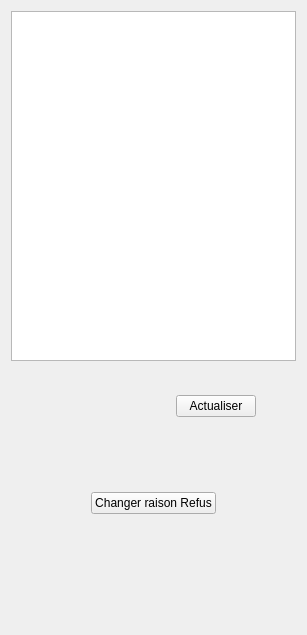
          <widget class="QWidget" name="tab_4">
           <attribute name="title">
            <string>Invalidation</string>
           </attribute>
           <layout class="QVBoxLayout" name="verticalLayout_14">
            <item>
             <widget class="QTableWidget" name="tableWidgetProducteur_listeInvalidation">
              <property name="minimumSize">
               <size>
                <width>0</width>
                <height>350</height>
               </size>
              </property>
              <property name="autoScroll">
               <bool>true</bool>
              </property>
              <property name="editTriggers">
               <set>QAbstractItemView::NoEditTriggers</set>
              </property>
              <property name="selectionMode">
               <enum>QAbstractItemView::SingleSelection</enum>
              </property>
              <property name="selectionBehavior">
               <enum>QAbstractItemView::SelectRows</enum>
              </property>
              <attribute name="horizontalHeaderVisible">
               <bool>true</bool>
              </attribute>
              <attribute name="verticalHeaderVisible">
               <bool>false</bool>
              </attribute>
             </widget>
            </item>
            <item>
             <layout class="QHBoxLayout" name="horizontalLayout_20">
              <item>
               <spacer name="verticalSpacer_18">
                <property name="orientation">
                 <enum>Qt::Vertical</enum>
                </property>
                <property name="sizeHint" stdset="0">
                 <size>
                  <width>20</width>
                  <height>79</height>
                 </size>
                </property>
               </spacer>
              </item>
              <item>
               <spacer name="horizontalSpacer_33">
                <property name="orientation">
                 <enum>Qt::Horizontal</enum>
                </property>
                <property name="sizeHint" stdset="0">
                 <size>
                  <width>40</width>
                  <height>20</height>
                 </size>
                </property>
               </spacer>
              </item>
              <item>
               <layout class="QHBoxLayout" name="horizontalLayout_21">
                <item>
                 <spacer name="horizontalSpacer_34">
                  <property name="orientation">
                   <enum>Qt::Horizontal</enum>
                  </property>
                  <property name="sizeHint" stdset="0">
                   <size>
                    <width>40</width>
                    <height>20</height>
                   </size>
                  </property>
                 </spacer>
                </item>
                <item>
                 <widget class="QPushButton" name="pushButton_listeInvalidation_actualiser">
                  <property name="text">
                   <string>Actualiser</string>
                  </property>
                  <property name="icon">
                   <iconset resource="ressources.qrc">
                    <normaloff>:/Images/Images/actualiser.png</normaloff>:/Images/Images/actualiser.png</iconset>
                  </property>
                  <property name="iconSize">
                   <size>
                    <width>22</width>
                    <height>22</height>
                   </size>
                  </property>
                 </widget>
                </item>
                <item>
                 <spacer name="horizontalSpacer_35">
                  <property name="orientation">
                   <enum>Qt::Horizontal</enum>
                  </property>
                  <property name="sizeHint" stdset="0">
                   <size>
                    <width>40</width>
                    <height>20</height>
                   </size>
                  </property>
                 </spacer>
                </item>
               </layout>
              </item>
             </layout>
            </item>
            <item>
             <layout class="QHBoxLayout" name="horizontalLayout_22">
              <item>
               <spacer name="horizontalSpacer_36">
                <property name="orientation">
                 <enum>Qt::Horizontal</enum>
                </property>
                <property name="sizeHint" stdset="0">
                 <size>
                  <width>40</width>
                  <height>20</height>
                 </size>
                </property>
               </spacer>
              </item>
              <item>
               <layout class="QVBoxLayout" name="verticalLayout_13">
                <item>
                 <spacer name="verticalSpacer_19">
                  <property name="orientation">
                   <enum>Qt::Vertical</enum>
                  </property>
                  <property name="sizeHint" stdset="0">
                   <size>
                    <width>20</width>
                    <height>40</height>
                   </size>
                  </property>
                 </spacer>
                </item>
                <item>
                 <layout class="QHBoxLayout" name="horizontalLayout_24">
                  <item>
                   <spacer name="horizontalSpacer_26">
                    <property name="orientation">
                     <enum>Qt::Horizontal</enum>
                    </property>
                    <property name="sizeHint" stdset="0">
                     <size>
                      <width>40</width>
                      <height>20</height>
                     </size>
                    </property>
                   </spacer>
                  </item>
                  <item>
                   <widget class="QPushButton" name="pushButtonInvalidation_changeRaison">
                    <property name="text">
                     <string>Changer raison Refus</string>
                    </property>
                    <property name="icon">
                     <iconset resource="ressources.qrc">
                      <normaloff>:/Images/Images/sauvegarder.png</normaloff>:/Images/Images/sauvegarder.png</iconset>
                    </property>
                    <property name="iconSize">
                     <size>
                      <width>20</width>
                      <height>20</height>
                     </size>
                    </property>
                   </widget>
                  </item>
                  <item>
                   <spacer name="horizontalSpacer_38">
                    <property name="orientation">
                     <enum>Qt::Horizontal</enum>
                    </property>
                    <property name="sizeHint" stdset="0">
                     <size>
                      <width>40</width>
                      <height>20</height>
                     </size>
                    </property>
                   </spacer>
                  </item>
                 </layout>
                </item>
                <item>
                 <spacer name="verticalSpacer_20">
                  <property name="orientation">
                   <enum>Qt::Vertical</enum>
                  </property>
                  <property name="sizeHint" stdset="0">
                   <size>
                    <width>20</width>
                    <height>40</height>
                   </size>
                  </property>
                 </spacer>
                </item>
               </layout>
              </item>
              <item>
               <spacer name="horizontalSpacer_40">
                <property name="orientation">
                 <enum>Qt::Horizontal</enum>
                </property>
                <property name="sizeHint" stdset="0">
                 <size>
                  <width>40</width>
                  <height>20</height>
                 </size>
                </property>
               </spacer>
              </item>
             </layout>
            </item>
            <item>
             <spacer name="verticalSpacer_21">
              <property name="orientation">
               <enum>Qt::Vertical</enum>
              </property>
              <property name="sizeHint" stdset="0">
               <size>
                <width>20</width>
                <height>70</height>
               </size>
              </property>
             </spacer>
            </item>
           </layout>
          </widget>
